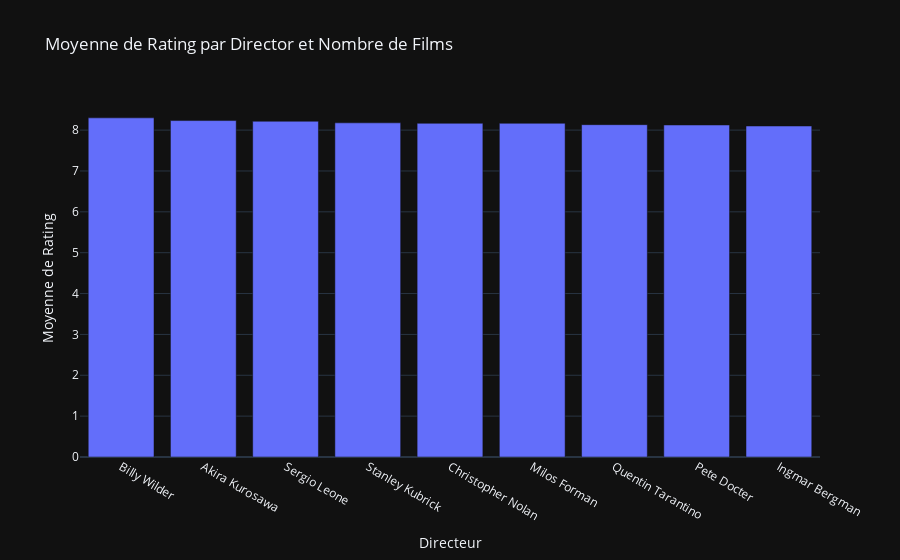

The code cell stored with this chart in its notebook:
### Code cell
# Calcul de la moyenne de Rating et du nombre de films par Director
director_stats = df.groupBy("Director").agg(
    avg("Rating").alias("avg_rating"),
    count("Title").alias("film_count")
).orderBy("avg_rating", ascending=False)
director_stats = director_stats.filter(col("film_count") > 2).filter(col("avg_rating")>8).orderBy("avg_rating", ascending=False)

# Convertir en DataFrame Pandas
director_stats_pandas = director_stats.toPandas()
fig = px.bar(director_stats_pandas, x='Director', y='avg_rating',
             hover_data=['film_count'],
             title='Moyenne de Rating par Director et Nombre de Films',
             labels={'avg_rating': 'Moyenne de Rating', 'Director': 'Directeur', 'film_count': 'Nombre de Films'})

# Personnalisation du graphique pour améliorer la lisibilité
fig.update_layout(xaxis={'categoryorder': 'total descending'},
                  xaxis_title='Directeur',
                  yaxis_title='Moyenne de Rating',
                  hovermode='x unified')

# Affichage du graphique
fig.show()

### Figure 1 — Plotly figure (JSON) as saved in the notebook; plotly's stock layout.template omitted (floating-point values rounded to 4 significant figures)
{"data": [{"alignmentgroup": "True", "customdata": [[3], [6], [6], [9], [12], [3], [9], [4], [3]], "hovertemplate": "Directeur=%{x}<br>Moyenne de Rating=%{y}<br>Nombre de Films=%{customdata[0]}<extra></extra>", "legendgroup": "", "marker": {"color": "#636efa", "pattern": {"shape": ""}}, "name": "", "offsetgroup": "", "orientation": "v", "showlegend": false, "textposition": "auto", "x": ["Billy Wilder", "Akira Kurosawa", "Sergio Leone", "Stanley Kubrick", "Christopher Nolan", "Milos Forman", "Quentin Tarantino", "Pete Docter", "Ingmar Bergman"], "xaxis": "x", "y": [8.3, 8.233, 8.217, 8.178, 8.167, 8.167, 8.133, 8.125, 8.1], "yaxis": "y", "type": "bar"}], "layout": {"xaxis": {"anchor": "y", "domain": [0.0, 1.0], "title": {"text": "Directeur"}, "categoryorder": "total descending"}, "yaxis": {"anchor": "x", "domain": [0.0, 1.0], "title": {"text": "Moyenne de Rating"}}, "legend": {"tracegroupgap": 0}, "title": {"text": "Moyenne de Rating par Director et Nombre de Films"}, "barmode": "relative", "hovermode": "x unified"}}
